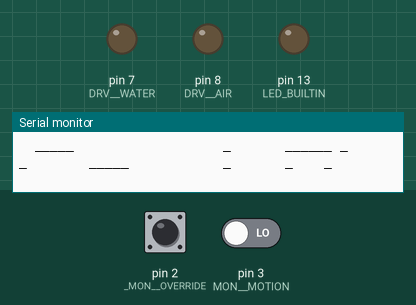
This sketch was run on a simulated Arduino Uno, built with avr-gcc and run on an emulated ATmega328P. Shown: output pins drawn as LEDs (lit = HIGH), the last lines printed to the serial monitor. The test bench sets the inputs (shaded band); at power-on: pin 2 (_MON__OVERRIDE) HIGH, pin 3 (MON__MOTION) LOW.

Above: at 0.1 s.
At 0.8 s:
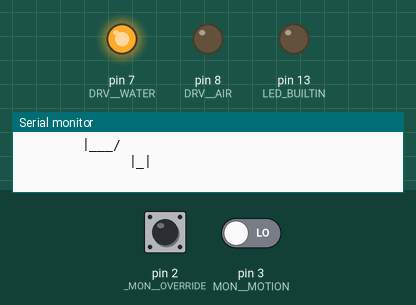
Timing chart, 0 to 4.8 s (numbered marks = the images above):
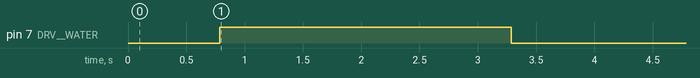

Measured:
- by itself, pin 7 (DRV__WATER): LOW → HIGH at 0.79 s, → LOW 2.5 s later

The sketch:

app.ino
```cpp
/* Global Vars */
volatile uint8_t manual_override = 0;
volatile uint8_t motion_detected = 0;
volatile uint8_t system_armed = 0;
uint16_t cycle_count = 0;

/* Cycle times */
uint32_t rearm_ms = 10000;
uint16_t water_fill_ms = 2500;
uint16_t air_actuation_ms = 300;

/* GPIO pin defines */
#define DRV__WATER      7   /* Water Solenoid Drive*/
#define DRV__AIR        8   /* Air Solenoid Drive */
#define _MON__OVERRIDE  2   /* Switch Input - Active Low */
#define MON__MOTION     3   /* PIR Motion Detector */

#define DO_DEBUG
#ifdef DO_DEBUG
    #define DEBUG( time_stamp, s ) {Serial.print( "Debug: " );  \
                                    Serial.print( time_stamp ); \
                                    Serial.print( " ms, " );       \
                                    Serial.println( s );}
#else
    #define DEBUG( t, s )
#endif

void setup()
{
    /* Add serial support. */
    Serial.begin(9600);

    /* Digital Outputs */
    pinMode( LED_BUILTIN, OUTPUT ); /* Pin 13 Arduino board LED */
    pinMode( DRV__AIR, OUTPUT );
    pinMode( DRV__WATER, OUTPUT );

    /* Digital Inputs */
    pinMode( MON__MOTION, INPUT );
    attachInterrupt(digitalPinToInterrupt( MON__MOTION ), ISR__motion_detected, RISING );
    pinMode( _MON__OVERRIDE, INPUT_PULLUP );
    attachInterrupt(digitalPinToInterrupt( _MON__OVERRIDE ), ISR__override, FALLING );
}

/* ISR__motion_detected
* External interrupt called when
* the PIR sensor is activated.
*
* @warn This also disarms the system,
* so you will need to manually arm
* it again to retrigger.
  */
void ISR__motion_detected( void )
{
    if( system_armed )
    {
        //system_armed = 0;
        //motion_detected = 1;
    }
}

/* ISR__override
* External interrupt called when
* a switch pulls the pin to GND.
*
  */
void ISR__override( void )
{
    manual_override = 1;
}

/* is_override
* Tests if the manual override
* flag is set.
* This will also clear the flag.
*
* @return 1 if set, else 0.
  */
uint8_t is_override( void )
{
    const uint8_t retval = manual_override == 1 ? 1 : 0;
    manual_override = 0;
    return retval;
}

/* clear_inputFlags
* Clear the flags from the PIR & override ISR.
* This might be a noisy environment with the
* solenoids so could be good to flear the flags
* after solenoid actuation and before checking them.
  */
void clear_input_flags( void )
{
    manual_override = 0;
    motion_detected = 0;
}

/* is_motion
* Tests if the motion detector
* flag is set.
* This will also clear the flag.
*
* @return 1 if set, else 0.
  */
uint8_t is_motion( void )
{
    const uint8_t retval = motion_detected == 1 ? 1 : 0;
    motion_detected = 0;
    return retval;
}

/* sol_air_on
* Turns ON the air solenoid.
 */
static void sol_air_on( void )
{
    digitalWrite( DRV__AIR, HIGH );
}

/* sol_air_off
* Turns OFF the air solenoid.
 */
static void sol_air_off( void )
{
    digitalWrite( DRV__AIR, LOW );
}

/* sol_water_on
* Turns ON the water solenoid.
 */
static void sol_water_on( void )
{
    digitalWrite( DRV__WATER, HIGH );
}

/* sol_water_off
* Turns OFF the water solenoid.
 */
static void sol_water_off( void )
{
    digitalWrite( DRV__WATER, LOW );
}

/* State Machine */
typedef void (*fp)( void );
fp machine_state = st_wakeup; /* Init the state machine */


/* st_wakeup
* A machine state for setting default parameters.
 */
static void st_wakeup( void )
{
    /* Print welcome banner. */
    Serial.println( "" );
    Serial.println( "  _____                   _       ______ _     _        _____            _       _    _           " );
    Serial.println( " |  __ \\                ( )     |  ____(_)   | |      / ____|          (_)     | |  | |          " );
    Serial.println( " | |__) |   _  __ _ _ __ |/ ___  | |__   _ ___| |__   | (___  _ __  _ __ _ _ __ | | _| | ___ _ __ " );
    Serial.println( " |  _  / | | |/ _` | '_ \\ / __| |  __| | / __| '_ \\ \\__ \\| '_\\| '__| | '_\\| |/ / |/ _\\ '__|" );
    Serial.println( " | |\\\\ |_| | (_| | | | |\\__ \\| |    | \\_\\ | | |  ____) | |_) | |  | | | | |   <| |  __/ |   " );
    Serial.println( " |_| \\\\__, \\__,_|_| |_| |___/ |_|    |_|___/_| |_| |_____/| .__/|_|  |_|_| |_|_\\\\_\\___|_|   " );
    Serial.println( "         __/ |                                               | |                                  " );
    Serial.println( "        |___/                                                |_|                                  " );
    Serial.println( "" );

    clear_input_flags();

    DEBUG( millis(), "State: st_water_fill" );
    machine_state = st_water_fill;
}

/* st_water_fill
* A Machine state for filling the water chamber.
 */
static void st_water_fill( void )
{
    sol_water_on();
    delay( (uint32_t)water_fill_ms );
    sol_water_off();
    delay( 250 );

    clear_input_flags();
    system_armed = 1;

    DEBUG( millis(), "State: st_idle" );
    machine_state = st_idle;
}


/* st_idle
* A machine state to sit in while waiting for
* motion to be detected.
 */
static void st_idle( void )
{
    if( is_motion() || is_override() )
    {
        /* Motion detected! */
        cycle_count++;
        Serial.print( "This is actuation count: ");
        Serial.println( cycle_count );

        DEBUG( millis(), "State: st_actuate" );
        machine_state = st_actuate;
    }
}

/* st_actuate
* A machine state to actuate the air solenoid.
* This it the main feature.
 */
static void st_actuate( void )
{
    sol_air_on();
    delay( (uint32_t)air_actuation_ms );
    sol_air_off();
    delay( 250 );

    DEBUG( millis(), "State: st_rearm_delay" );
    machine_state = st_rearm_delay;
}


/* st_rearm_delay
* A machine state to delay before rearming the
* water feature.
 */
static void st_rearm_delay( void )
{
    clear_input_flags();

    uint32_t start_time = millis();

    while( millis() - start_time < (uint32_t)rearm_ms )
    {
        /* Bail early if an override has been requested. */
        if( is_override() )
        {
            Serial.println( "Bailing early on the rearm delay" );
            break;
        }
    }

    DEBUG( millis(), "State: st_water_fill" );
    machine_state = st_water_fill;
}


void loop()
{
    /* Run the current machine_state */
    machine_state();
}
```
